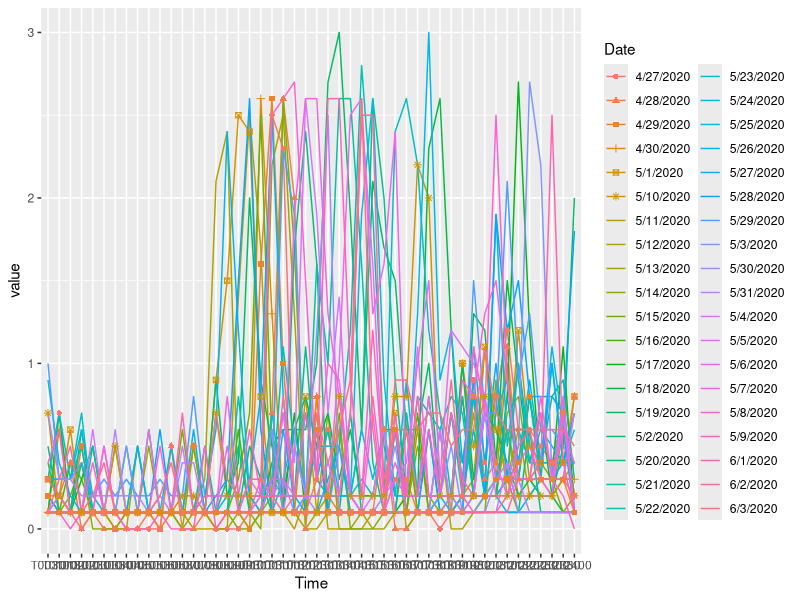

Source code (R): (Note: this script raises an error after producing the figure.)
library(ggplot2)
library(reshape)

# If you can't load the CSV files, the following is likely your issue. Uncomment and run the 'getwd()' see if it is set to the directory with './data' in it.
# getwd()
setwd('./R')

###############
# Power Usage #
###############

# preprocessing of the data: remove the first two columns (Account number and another reference number) before using.
powerusage <- read.csv('./data/dominion_06042020_history_kwh.csv', header=FALSE)
colnames(powerusage) <- c("Date","T0030","T0100","T0130","T0200","T0230","T0300","T0330","T0400","T0430","T0500","T0530","T0600","T0630","T0700","T0730","T0800","T0830","T0900","T0930","T1000","T1030","T1100","T1130","T1200","T1230","T1300","T1330","T1400","T1430","T1500","T1530","T1600","T1630","T1700","T1730","T1800","T1830","T1900","T1930","T2000","T2030","T2100","T2130","T2200","T2230","T2300","T2330","T2400")

acusage <- read.table('./data/AC_stats.txt', header=FALSE)
colnames(acusage) <- c("Date", "Temperature", "Mode")
acusage

# melt to long format for ggplot.
longPowerUsage <- melt(powerusage)

# Plot KW usage over the course of each day 
# group = Date is the Magic??
ggplot(data=longPowerUsage, aes(x=variable, y=value, group=Date, color=Date, shape=Date)) + 
  geom_line() + 
  geom_point() + 
  scale_x_discrete(name="Time") #+ scale_y_discrete(name="Kilowatts")

powerusageSum <- powerusage
powerusageSum$Total <- sum(powerusageSum[3,], na.rm=TRUE)
powerusageSum

###############
# Temperature #
###############

# See https://www.ncdc.noaa.gov/cdo-web/faq#orderingSection for ordering historical weather data from NOAA.

# The data from NOAA was preprocessed as follows:
# 1) sed '%s/\"//g' to get rid of the quotes.
# 2) Removed first two columns STATION and 'WASHINGTON DULLES INTL...'
# There may be a way to do this with the RAW data from NOAA, but this was easier for now.
IAD_Weather <- read.csv('./data/IAD_weather.csv', header=FALSE)
colnames(IAD_Weather) <- c("Date", "PRCP", "SNOW", "SNWD", "TAVG", "TMAX", "TMIN")

# melt to change data from WIDE to LONG for plogging
longIADWeather <- melt(IAD_Weather)

# Extract three separate subset: TMIN, TMAX and TAVG. The strings should all be in the column named 'variable', so use grepl() to match for the subset.
tmax <- subset(longIADWeather, grepl("^TMAX$", longIADWeather$variable))
tmin <- subset(longIADWeather, grepl("^TMIN$", longIADWeather$variable))
tavg <- subset(longIADWeather, grepl("^TAVG$", longIADWeather$variable))

# rbind tmax, tmin, tavg (similar to original data but only temps, no precip)
# reverse tmin so that we go around clockwise all the points for the polygon fill
temps <- rbind(tmax, tmin[seq(dim(tmin)[1],1),])

temps

# Not exactly what I expected, but it seems good enough for now.
ggplot(data=temps, aes(x=Date, y=value, group=variable, color=variable, shape=variable)) + 
  geom_line() + 
  geom_point() + geom_polygon(aes(fill = value, group = Date), fill="blue")


install.packages("tidyverse")
library("tidyverse")
#rlang_update()

#output data as R code to rebuild that data
#dput(tmin)









# See http://earlh.com/blog/2009/07/28/filled-line-plots-graphs-in-r-part-10-in-a-series/
# tmax$Date does seem to reduce to an integer here.
xx <- c(tmax$Date, rev(tmax$Date))
yy <- c(tmax$value, rev(tmin$value))
polygon(x = c(1, 1, 2, 2),                           # X-Coordinates of polygon
        y = c(40, 60, 55, 55),                             # Y-Coordinates of polygon
        col = "blue")




longIADWeather










###################################### JUNK 
range(tmin$Date)

tmin$Date
#polygon(x = c('2020-04-27', '2020-04-27', '2020-04-28', '2020-04-28'), y = c(41, 59, 39, 53), col="blue")

#polygon(t(tmax)[3,], t(tmin)[3,], col="blue")
polygon(t(tmax)[3,], t(tmin)[3,], col="blue")
ttmax <- t(tmax)
ttmin <- t(tmin)
is.data.frame(ttmin)
is.data.frame(tmin)



c(tmin$Date)
c(tmin$value)

c(tmin$Date, tmin$value)
?c()

polygon(c(tmin$Date, tmin$value), c(tmax$Date, tmax$value), col="blue")

t(tmax)[3,]

tmax
?t()
ttmax <- t(tmax)
?rev()
?dnorm()

x <- seq(-3,3,0.01)
y1 <- dnorm(x,0,1)
y2 <- 0.5*dnorm(x,0,1)
plot(x,y1,type="l",bty="L",xlab="X",ylab="dnorm(X)")
points(x,y2,type="l",col="red")
polygon(c(x,rev(x)),c(y2,rev(y1)),col="skyblue")

?c()
